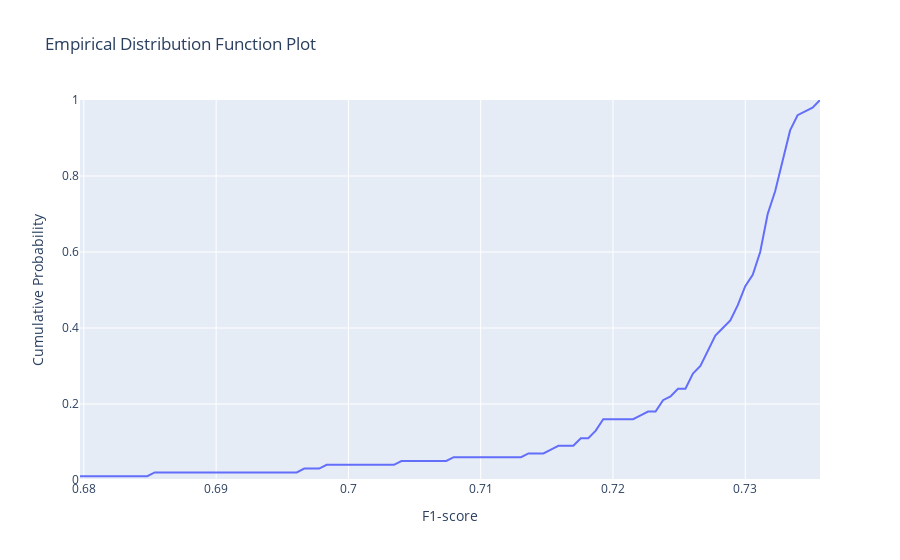

Notebook cell for this chart:
### Markdown cell above
#### 4.5.2.5. Distribuição empírica

### Code cell
optuna.visualization.plot_edf(study_xgb, target_name="F1-score", )
